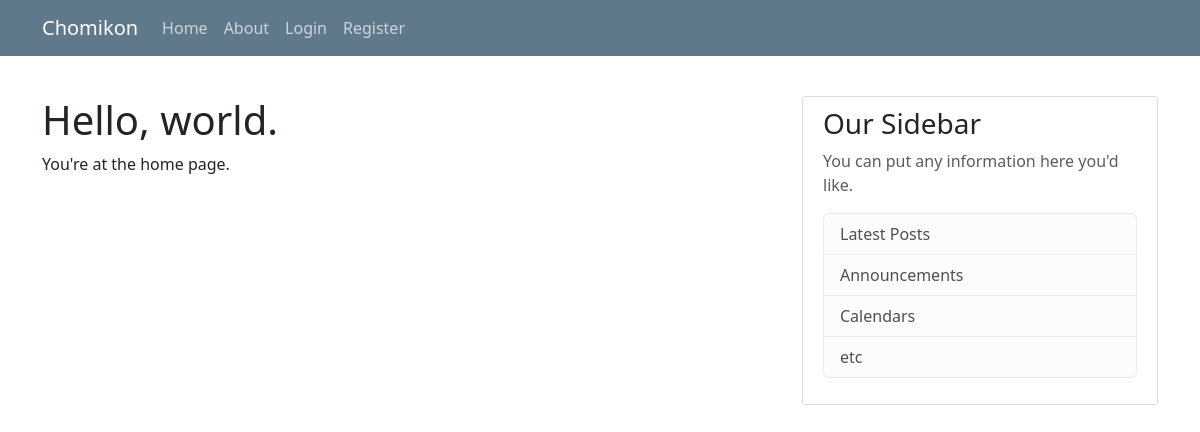
Before: / with the older database file.
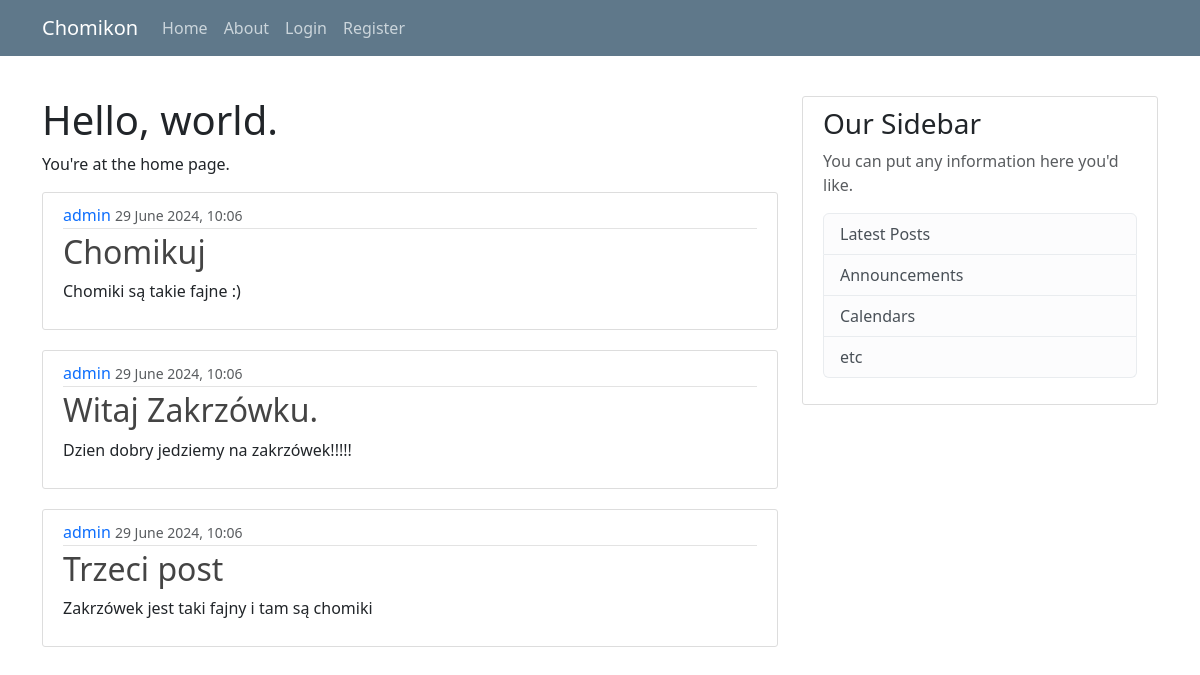
After: the same page with the newer database file.
### blog_app/models.py (models this page shows, shortened)
class Post(models.Model):
    title = models.CharField(max_length=120)
    content = models.TextField()
    author = models.ForeignKey(User, on_delete=models.CASCADE)
    date = models.DateTimeField(default=timezone.now)

### blog_app/views.py (the view)
# urls.py: path('', views.home, name='blog_app_home'),
def home(request):
    context = {
        'posts': Post.objects.all()
    }
    return render(request, "blog_app/home.html", context)

### blog_app/templates/blog_app/home.html
{% extends "blog_app/base.html" %}
{% block body %}
    <div>
        <h1>Hello, world.</h1>
        <p>You're at the home page.</p>
    </div>
    <div>
        {% for post in posts %}
            <article class="media content-section">
              <div class="media-body">
                <div class="article-metadata">
                  <a class="mr-2" href="#">{{ post.author }}</a>
                  <small class="text-muted">{{ post.date|date:"d E Y, H:m" }}</small>
                </div>
                <h2><a class="article-title" href="#">{{ post.title }}</a></h2>
                <p class="article-content">{{ post.content }}</p>
              </div>
            </article>
        {% endfor %}
    </div>
{% endblock body %}

### blog_app/templates/blog_app/base.html (shortened to what this page needs)
{% load static %}
<!DOCTYPE html>
<html lang="en">
<head>
    <link rel="stylesheet" type="text/css" href="{% static 'blog_app/main.css' %}">
    <link href="https://cdn.jsdelivr.net/npm/bootstrap@5.3.3/dist/css/bootstrap.min.css" rel="stylesheet"
>
</head>
<body>
<header class="site-header">
    <nav class="navbar navbar-expand-md navbar-dark bg-steel fixed-top">
        <div class="container">
            <a class="navbar-brand mr-4" href="/">Chomikon</a>
            <div class="collapse navbar-collapse" id="navbarToggle">
                <div class="navbar-nav mr-auto">
                    <a class="nav-item nav-link" href="{% url 'blog_app_home' %}">Home</a>
                    <a class="nav-item nav-link" href="{% url 'blog_app_about' %}">About</a>
                </div>
                <div class="navbar-nav">
                    <a class="nav-item nav-link" href="#">Login</a>
                    <a class="nav-item nav-link" href="#">Register</a>
                </div>
            </div>
        </div>
    </nav>
</header>
<div style="height: 6em"></div>
<main role="main" class="container">
    <div class="row">
        <div class="col-md-8">
            {% block body %}{% endblock %}
        </div>
        <div class="col-md-4">
            <div class="content-section">
                <h3>Our Sidebar</h3>
                <p class='text-muted'>You can put any information here you'd like.
                <ul class="list-group">
                    <li class="list-group-item list-group-item-light">Latest Posts</li>
                    <li class="list-group-item list-group-item-light">Announcements</li>
                    <li class="list-group-item list-group-item-light">Calendars</li>
                    <li class="list-group-item list-group-item-light">etc</li>
                </ul>
                </p>
            </div>
        </div>
    </div>
</main>
</body>
</html>

### blog_app/static/blog_app/main.css (style rules this page uses)
body { background: #fafafa; color: #333333; margin-top: 5rem; }
h1, h2, h3, h4, h5, h6 { color: #444444; }
ul { margin: 0; }
.bg-steel { background-color: #5f788a; }
.site-header .navbar-nav .nav-link { color: #cbd5db; }
.content-section { background: #ffffff; padding: 10px 20px; border: 1px solid #dddddd; border-radius: 3px; margin-bottom: 20px; }
.article-title { color: #444444; }
a { text-decoration: none !important; }
.article-content { white-space: pre-line; }
.article-metadata { padding-bottom: 1px; margin-bottom: 4px; border-bottom: 1px solid #e3e3e3 }

Changed rows visible on the page:
added Post: author "admin", date "29 June 2024, 10:06", title "Chomikuj", content "Chomiki są takie fajne :)"
added Post: author "admin", date "29 June 2024, 10:06", title "Witaj Zakrzówku.", content "Dzien dobry jedziemy na zakrzówek!!!!!"
added Post: author "admin", date "29 June 2024, 10:06", title "Trzeci post", content "Zakrzówek jest taki fajny i tam są chomiki"
